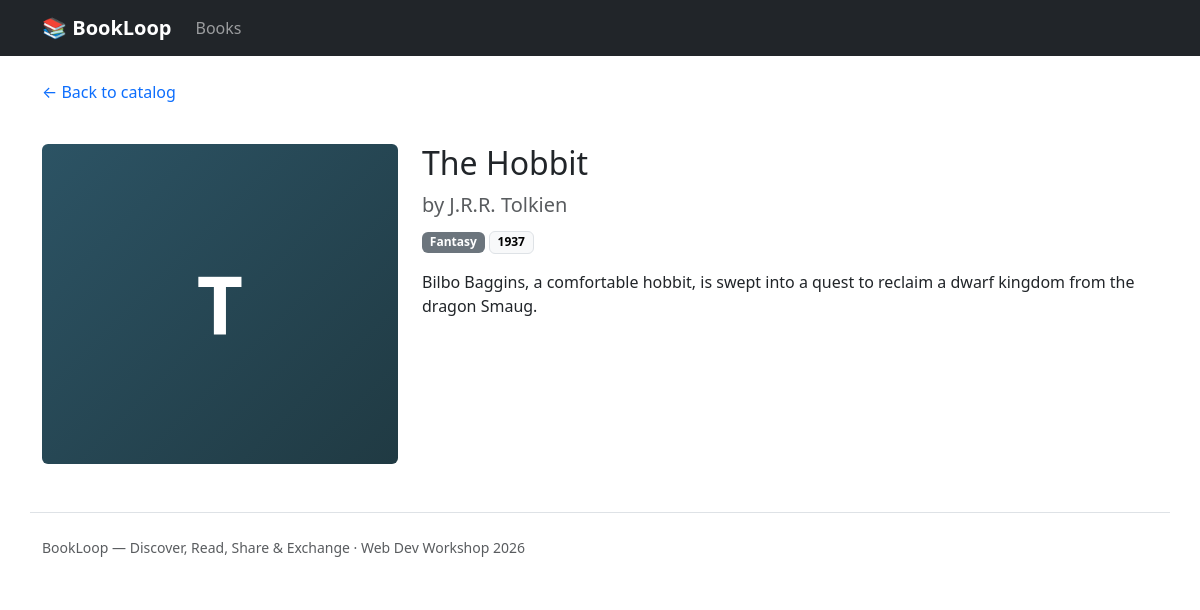
Page /book.php?id=1 on the committed database.
### tables this page shows
CREATE TABLE books (
  id          INT UNSIGNED NOT NULL AUTO_INCREMENT,
  title       VARCHAR(200) NOT NULL,
  author      VARCHAR(120) NOT NULL,
  genre       VARCHAR(60)  NOT NULL,
  year        SMALLINT     NULL,
  description TEXT         NULL,
  created_at  TIMESTAMP    NOT NULL DEFAULT CURRENT_TIMESTAMP,
  PRIMARY KEY (id)
);

### book.php (the view, shortened to what this page needs)
<?php
require 'config.php';
$id = (int) ($_GET['id'] ?? 0);
$stmt = $pdo->prepare('SELECT * FROM books WHERE id = ?');
$stmt->execute([$id]);
$book = $stmt->fetch();
require 'includes/header.php';
?>
<a href="index.php" class="text-decoration-none">&larr; Back to catalog</a>
<div class="row mt-3 g-4">
    <div class="col-md-4">
        <div class="book-cover rounded" style="height:320px;font-size:5rem;">
            <?= htmlspecialchars(mb_substr($book['title'], 0, 1)) ?>
        </div>
    </div>
    <div class="col-md-8">
        <h1 class="h2"><?= htmlspecialchars($book['title']) ?></h1>
        <p class="lead text-muted mb-2">by <?= htmlspecialchars($book['author']) ?></p>
        <p>
            <span class="badge text-bg-secondary"><?= htmlspecialchars($book['genre']) ?></span>
            <?php if ($book['year']): ?>
                <span class="badge text-bg-light border"><?= $book['year'] ?></span>
            <?php endif; ?>
        </p>
        <p><?= nl2br(htmlspecialchars($book['description'] ?? '')) ?></p>
    </div>
</div>
<?php require 'includes/footer.php'; ?>

### assets/style.css (style rules this page uses)
.book-cover { height: 160px; display: flex; align-items: center; justify-content: center; font-size: 2.5rem; font-weight: 700; color: #fff; background: linear-gradient(135deg, #2c5364, #203a43); border-radius: .375rem .375rem 0 0; }

### rows in the picture
books: title "T", title "The Hobbit", author "J.R.R. Tolkien", genre "Fantasy", year "1937", description "Bilbo Baggins, a comfortable hobbit, is swept into a quest to reclaim a dwarf kingdom from the dragon Smaug."
